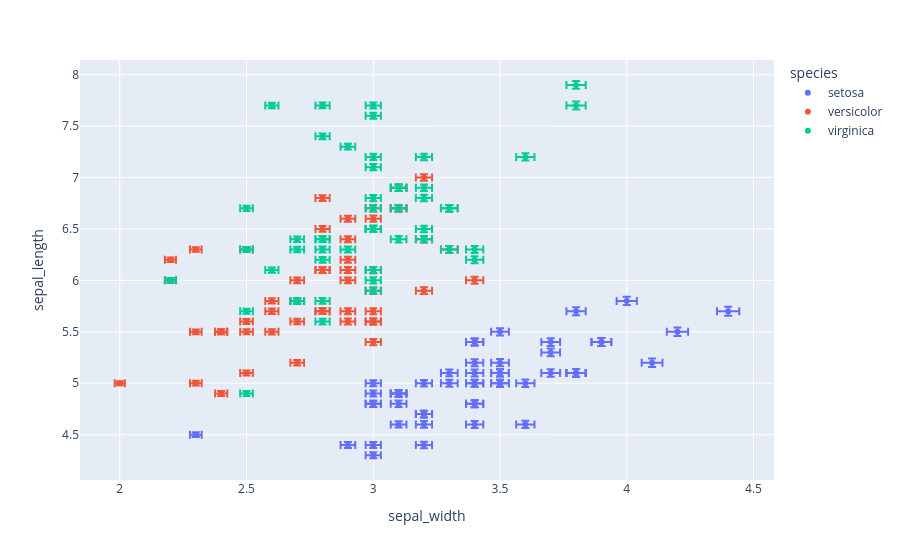

Notebook code for this chart:
### Code cell
## Scatter Plot with error bar
import plotly.express as px

df = px.data.iris()
df["e"] = df["sepal_width"]/100
fig = px.scatter(df, x="sepal_width", y="sepal_length", color="species", error_x="e", error_y="e")
fig.show()
